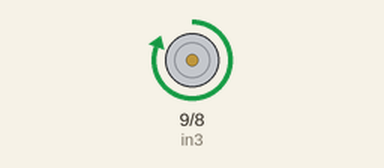
Recording of a sketch running on a simulated Arduino Uno, built with avr-gcc and run on an emulated ATmega328P. Shown: motor-driver pin pairs drawn as motors (green arrow = first pin HIGH = forward, orange = second pin HIGH = backward, longer = more drive).

Above: at 0.5 s.
Timing chart, 0 to 4.6 s (numbered marks = the images above):
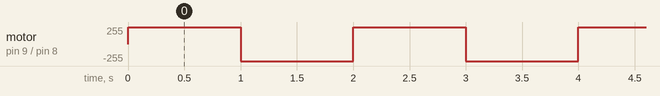

Measured:
- by itself, motor on pin 9 (in3) / pin 8 (in4): alternates forward 255/255 for 1.0 s and backward 255/255 for 1.0 s

The sketch:

sketch_mar24a.ino
```cpp
int in3 = 9;
int in4 = 8;

void setup() {
 pinMode(in3, OUTPUT);
  pinMode(in4, OUTPUT);
}

void loop() {
digitalWrite(in3, HIGH);
digitalWrite(in4, LOW);
delay(1000);
digitalWrite(in3, LOW);
digitalWrite(in4, HIGH);
delay(1000);


  // put your main code here, to run repeatedly:

}
```
